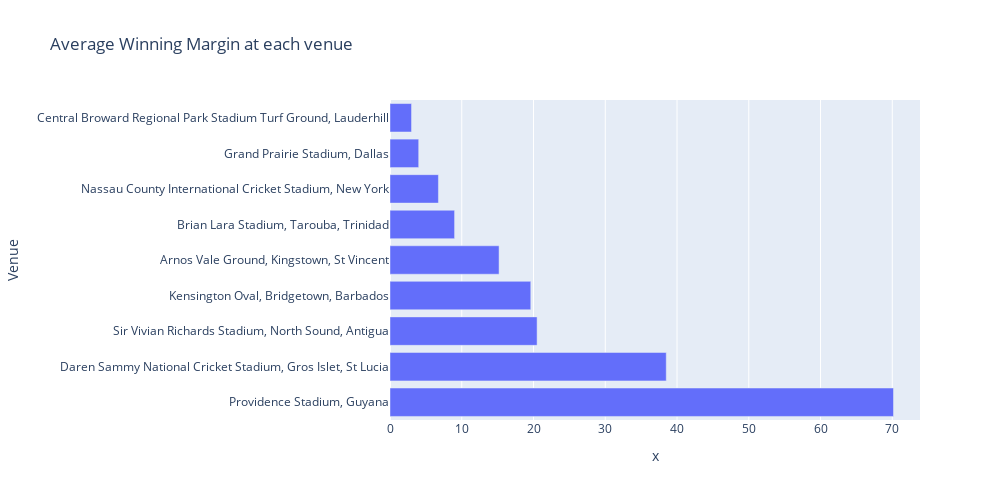

Notebook code for this chart:
### Code cell
fig=px.bar(margin_venue,x=margin_venue.values,title='Average Winning Margin at each venue',width=1000,height=500)
fig.show()

### Figure 1 — Plotly figure (JSON) as saved in the notebook; plotly's stock layout.template omitted (floating-point values rounded to 4 significant figures)
{"data": [{"alignmentgroup": "True", "hovertemplate": "x=%{x}<br>Venue=%{y}<extra></extra>", "legendgroup": "", "marker": {"color": "#636efa", "pattern": {"shape": ""}}, "name": "", "offsetgroup": "", "orientation": "h", "showlegend": false, "textposition": "auto", "type": "bar", "x": [70.17, 38.5, 20.5, 19.62, 15.2, 9, 6.75, 4, 3], "xaxis": "x", "y": ["Providence Stadium, Guyana", "Daren Sammy National Cricket Stadium, Gros Islet, St Lucia", "Sir Vivian Richards Stadium, North Sound, Antigua", "Kensington Oval, Bridgetown, Barbados", "Arnos Vale Ground, Kingstown, St Vincent", "Brian Lara Stadium, Tarouba, Trinidad", "Nassau County International Cricket Stadium, New York", "Grand Prairie Stadium, Dallas", "Central Broward Regional Park Stadium Turf Ground, Lauderhill"], "yaxis": "y"}], "layout": {"barmode": "relative", "height": 500, "legend": {"tracegroupgap": 0}, "title": {"text": "Average Winning Margin at each venue"}, "width": 1000, "xaxis": {"anchor": "y", "domain": [0, 1], "title": {"text": "x"}}, "yaxis": {"anchor": "x", "domain": [0, 1], "title": {"text": "Venue"}}}}
